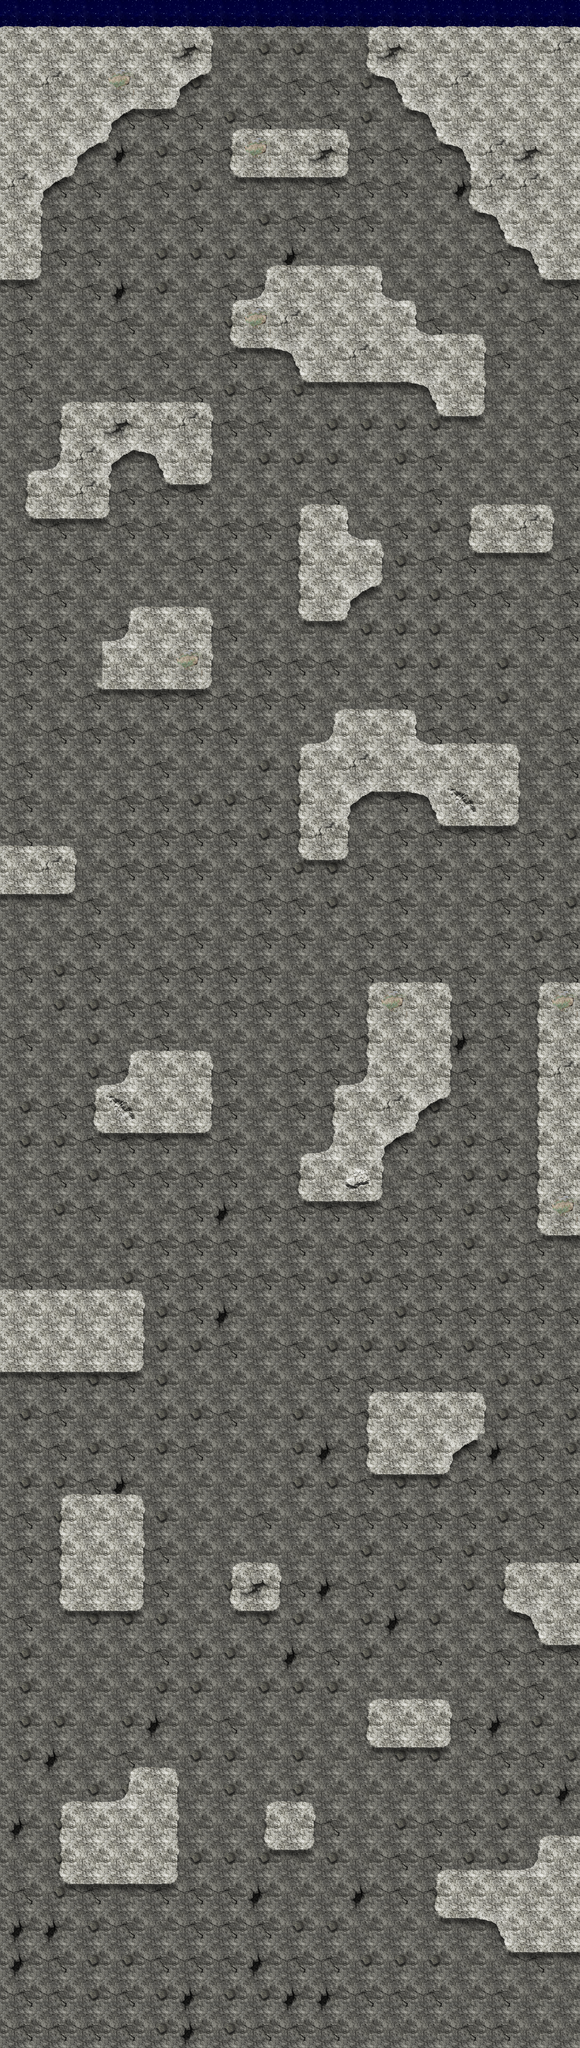

This game map was drawn from its Tiled (.tmx) file and the tilesets committed beside it. A one-line description and the trimmed map source follow:
An orthogonal 17x60 tile map with 128x128 px tiles, 4 tile layers (background, obstacles, top, decoration).

<map version="1.0" orientation="orthogonal" width="17" height="60" tilewidth="128" tileheight="128">
 <tileset firstgid="1" name="tiles" tilewidth="128" tileheight="128">
  <image source="tiles.png" width="768" height="512" />
 </tileset>
 <layer name="background" width="17" height="60">
  <data>[1020 cells, 1020 non-empty, 5 distinct tile ids]</data>
 </layer>
 <layer name="obstacles" width="17" height="60">
  <data>[1020 cells, 156 non-empty, 6 distinct tile ids]</data>
 </layer>
 <layer name="top" width="17" height="60">
  <data>[1020 cells, 5 non-empty, 1 distinct tile ids]</data>
 </layer>
 <layer name="decoration" width="17" height="60">
  <data>[1020 cells, 323 non-empty, 12 distinct tile ids]</data>
 </layer>
</map>